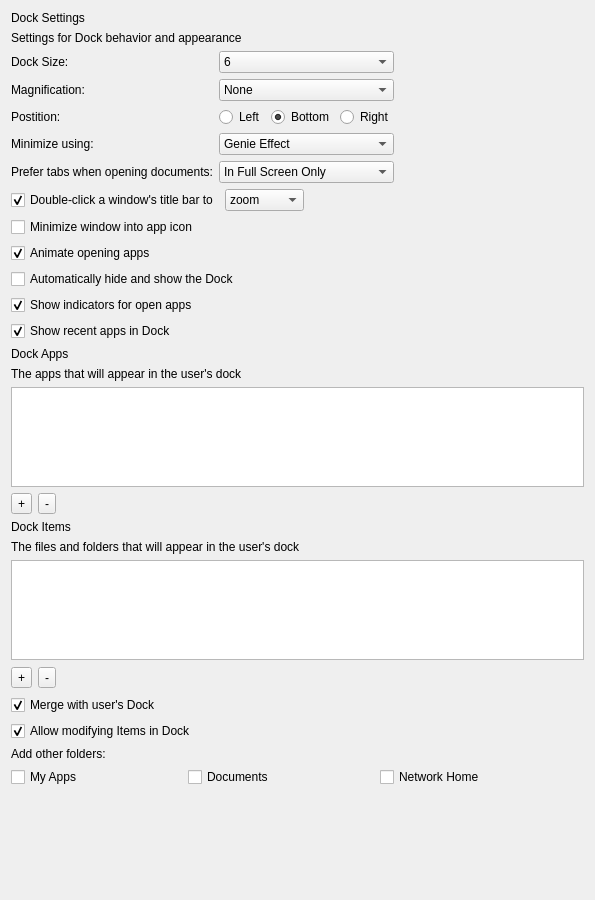
<?xml version="1.0" encoding="UTF-8"?>
<ui version="4.0">
 <class>DockDisplayForm</class>
 <widget class="QWidget" name="DockDisplayForm">
  <property name="geometry">
   <rect>
    <x>0</x>
    <y>0</y>
    <width>595</width>
    <height>900</height>
   </rect>
  </property>
  <layout class="QVBoxLayout" name="verticalLayout">
   <item>
    <widget class="QLabel" name="label_6">
     <property name="text">
      <string>Dock Settings</string>
     </property>
    </widget>
   </item>
   <item>
    <widget class="QLabel" name="lTip">
     <property name="text">
      <string>Settings for Dock behavior and appearance</string>
     </property>
    </widget>
   </item>
   <item>
    <layout class="QHBoxLayout" name="horizontalLayout_7">
     <item>
      <layout class="QFormLayout" name="formLayout">
       <item row="0" column="0">
        <widget class="QLabel" name="labelDockSize">
         <property name="sizePolicy">
          <sizepolicy hsizetype="Preferred" vsizetype="MinimumExpanding">
           <horstretch>0</horstretch>
           <verstretch>0</verstretch>
          </sizepolicy>
         </property>
         <property name="text">
          <string>Dock Size:</string>
         </property>
        </widget>
       </item>
       <item row="2" column="0">
        <widget class="QLabel" name="labelPosition">
         <property name="text">
          <string>Postition:</string>
         </property>
        </widget>
       </item>
       <item row="2" column="1">
        <layout class="QHBoxLayout" name="horizontalLayout_2">
         <item>
          <widget class="QRadioButton" name="leftRadioButton">
           <property name="layoutDirection">
            <enum>Qt::LeftToRight</enum>
           </property>
           <property name="text">
            <string>Left</string>
           </property>
          </widget>
         </item>
         <item>
          <widget class="QRadioButton" name="bottomRadioButton">
           <property name="text">
            <string>Bottom</string>
           </property>
           <property name="checked">
            <bool>true</bool>
           </property>
          </widget>
         </item>
         <item>
          <widget class="QRadioButton" name="rightRadioButton">
           <property name="text">
            <string>Right</string>
           </property>
          </widget>
         </item>
        </layout>
       </item>
       <item row="3" column="0">
        <widget class="QLabel" name="label_4">
         <property name="text">
          <string>Minimize using:</string>
         </property>
        </widget>
       </item>
       <item row="3" column="1">
        <widget class="QComboBox" name="minimizeComboBox">
         <property name="minimumSize">
          <size>
           <width>120</width>
           <height>0</height>
          </size>
         </property>
         <item>
          <property name="text">
           <string>Genie Effect</string>
          </property>
         </item>
         <item>
          <property name="text">
           <string>Scale Effect</string>
          </property>
         </item>
        </widget>
       </item>
       <item row="4" column="0">
        <widget class="QLabel" name="labelPreferTabs">
         <property name="text">
          <string>Prefer tabs when opening documents:</string>
         </property>
        </widget>
       </item>
       <item row="4" column="1">
        <widget class="QComboBox" name="windowTabbingComboBox">
         <property name="minimumSize">
          <size>
           <width>120</width>
           <height>0</height>
          </size>
         </property>
         <property name="currentIndex">
          <number>1</number>
         </property>
         <item>
          <property name="text">
           <string>Always</string>
          </property>
         </item>
         <item>
          <property name="text">
           <string>In Full Screen Only</string>
          </property>
         </item>
         <item>
          <property name="text">
           <string>Manually</string>
          </property>
         </item>
        </widget>
       </item>
       <item row="0" column="1">
        <widget class="QComboBox" name="tileSizeComboBox">
         <property name="currentIndex">
          <number>5</number>
         </property>
         <item>
          <property name="text">
           <string>1</string>
          </property>
         </item>
         <item>
          <property name="text">
           <string>2</string>
          </property>
         </item>
         <item>
          <property name="text">
           <string>3</string>
          </property>
         </item>
         <item>
          <property name="text">
           <string>4</string>
          </property>
         </item>
         <item>
          <property name="text">
           <string>5</string>
          </property>
         </item>
         <item>
          <property name="text">
           <string>6</string>
          </property>
         </item>
         <item>
          <property name="text">
           <string>7</string>
          </property>
         </item>
         <item>
          <property name="text">
           <string>8</string>
          </property>
         </item>
         <item>
          <property name="text">
           <string>9</string>
          </property>
         </item>
         <item>
          <property name="text">
           <string>10</string>
          </property>
         </item>
        </widget>
       </item>
       <item row="1" column="0">
        <widget class="QLabel" name="labelMagnification">
         <property name="text">
          <string>Magnification: </string>
         </property>
        </widget>
       </item>
       <item row="1" column="1">
        <widget class="QComboBox" name="magnificationComboBox">
         <item>
          <property name="text">
           <string>None</string>
          </property>
         </item>
         <item>
          <property name="text">
           <string>1</string>
          </property>
         </item>
         <item>
          <property name="text">
           <string>2</string>
          </property>
         </item>
         <item>
          <property name="text">
           <string>3</string>
          </property>
         </item>
         <item>
          <property name="text">
           <string>4</string>
          </property>
         </item>
         <item>
          <property name="text">
           <string>5</string>
          </property>
         </item>
         <item>
          <property name="text">
           <string>6</string>
          </property>
         </item>
         <item>
          <property name="text">
           <string>7</string>
          </property>
         </item>
         <item>
          <property name="text">
           <string>8</string>
          </property>
         </item>
         <item>
          <property name="text">
           <string>9</string>
          </property>
         </item>
         <item>
          <property name="text">
           <string>10</string>
          </property>
         </item>
        </widget>
       </item>
      </layout>
     </item>
     <item>
      <spacer name="horizontalSpacer_4">
       <property name="orientation">
        <enum>Qt::Horizontal</enum>
       </property>
       <property name="sizeHint" stdset="0">
        <size>
         <width>5</width>
         <height>20</height>
        </size>
       </property>
      </spacer>
     </item>
    </layout>
   </item>
   <item>
    <layout class="QHBoxLayout" name="horizontalLayout_8">
     <property name="topMargin">
      <number>0</number>
     </property>
     <item>
      <widget class="QCheckBox" name="dblClickBehaviorCheckBox">
       <property name="text">
        <string>Double-click a window's title bar to</string>
       </property>
       <property name="checked">
        <bool>true</bool>
       </property>
      </widget>
     </item>
     <item>
      <widget class="QComboBox" name="dblClickBehaviorComboBox">
       <property name="currentIndex">
        <number>1</number>
       </property>
       <item>
        <property name="text">
         <string>minimize</string>
        </property>
       </item>
       <item>
        <property name="text">
         <string>zoom</string>
        </property>
       </item>
      </widget>
     </item>
     <item>
      <spacer name="horizontalSpacerDblClick">
       <property name="orientation">
        <enum>Qt::Horizontal</enum>
       </property>
       <property name="sizeHint" stdset="0">
        <size>
         <width>40</width>
         <height>20</height>
        </size>
       </property>
      </spacer>
     </item>
    </layout>
   </item>
   <item>
    <widget class="QCheckBox" name="minimizeWindowCheckBox">
     <property name="text">
      <string>Minimize window into app icon</string>
     </property>
    </widget>
   </item>
   <item>
    <widget class="QCheckBox" name="animateApplicationsCheckBox">
     <property name="text">
      <string>Animate opening apps</string>
     </property>
     <property name="checked">
      <bool>true</bool>
     </property>
    </widget>
   </item>
   <item>
    <widget class="QCheckBox" name="autoHideCheckBox">
     <property name="sizePolicy">
      <sizepolicy hsizetype="Fixed" vsizetype="Fixed">
       <horstretch>0</horstretch>
       <verstretch>0</verstretch>
      </sizepolicy>
     </property>
     <property name="text">
      <string>Automatically hide and show the Dock</string>
     </property>
    </widget>
   </item>
   <item>
    <widget class="QCheckBox" name="showIndicatorCheckBox">
     <property name="text">
      <string>Show indicators for open apps</string>
     </property>
     <property name="checked">
      <bool>true</bool>
     </property>
    </widget>
   </item>
   <item>
    <widget class="QCheckBox" name="showRecentAppsCheckBox">
     <property name="text">
      <string>Show recent apps in Dock</string>
     </property>
     <property name="checked">
      <bool>true</bool>
     </property>
    </widget>
   </item>
   <item>
    <widget class="QLabel" name="label_7">
     <property name="text">
      <string>Dock Apps</string>
     </property>
    </widget>
   </item>
   <item>
    <widget class="QLabel" name="lTip_2">
     <property name="text">
      <string>The apps that will appear in the user's dock</string>
     </property>
    </widget>
   </item>
   <item>
    <widget class="QListWidget" name="appList">
     <property name="sizePolicy">
      <sizepolicy hsizetype="MinimumExpanding" vsizetype="Minimum">
       <horstretch>0</horstretch>
       <verstretch>0</verstretch>
      </sizepolicy>
     </property>
     <property name="maximumSize">
      <size>
       <width>16667</width>
       <height>100</height>
      </size>
     </property>
     <property name="dragDropMode">
      <enum>QAbstractItemView::InternalMove</enum>
     </property>
    </widget>
   </item>
   <item>
    <layout class="QHBoxLayout" name="horizontalLayout">
     <item>
      <widget class="QToolButton" name="appPlusButton">
       <property name="sizePolicy">
        <sizepolicy hsizetype="Fixed" vsizetype="Fixed">
         <horstretch>23</horstretch>
         <verstretch>23</verstretch>
        </sizepolicy>
       </property>
       <property name="text">
        <string>+</string>
       </property>
      </widget>
     </item>
     <item>
      <widget class="QToolButton" name="appMinusButton">
       <property name="sizePolicy">
        <sizepolicy hsizetype="Fixed" vsizetype="Fixed">
         <horstretch>23</horstretch>
         <verstretch>23</verstretch>
        </sizepolicy>
       </property>
       <property name="text">
        <string>-</string>
       </property>
      </widget>
     </item>
     <item>
      <spacer name="horizontalSpacer_2">
       <property name="orientation">
        <enum>Qt::Horizontal</enum>
       </property>
       <property name="sizeHint" stdset="0">
        <size>
         <width>40</width>
         <height>20</height>
        </size>
       </property>
      </spacer>
     </item>
    </layout>
   </item>
   <item>
    <widget class="QLabel" name="label_8">
     <property name="text">
      <string>Dock Items</string>
     </property>
    </widget>
   </item>
   <item>
    <widget class="QLabel" name="lTip_3">
     <property name="text">
      <string>The files and folders that will appear in the user's dock</string>
     </property>
    </widget>
   </item>
   <item>
    <widget class="QListWidget" name="folderList">
     <property name="sizePolicy">
      <sizepolicy hsizetype="Expanding" vsizetype="Minimum">
       <horstretch>0</horstretch>
       <verstretch>0</verstretch>
      </sizepolicy>
     </property>
     <property name="maximumSize">
      <size>
       <width>16777215</width>
       <height>100</height>
      </size>
     </property>
     <property name="dragDropMode">
      <enum>QAbstractItemView::InternalMove</enum>
     </property>
    </widget>
   </item>
   <item>
    <layout class="QHBoxLayout" name="horizontalLayout_3">
     <property name="topMargin">
      <number>1</number>
     </property>
     <property name="bottomMargin">
      <number>1</number>
     </property>
     <item>
      <widget class="QToolButton" name="folderPlusButton">
       <property name="sizePolicy">
        <sizepolicy hsizetype="Fixed" vsizetype="Fixed">
         <horstretch>23</horstretch>
         <verstretch>23</verstretch>
        </sizepolicy>
       </property>
       <property name="text">
        <string>+</string>
       </property>
      </widget>
     </item>
     <item>
      <widget class="QToolButton" name="folderMinusButton">
       <property name="sizePolicy">
        <sizepolicy hsizetype="Fixed" vsizetype="Fixed">
         <horstretch>23</horstretch>
         <verstretch>23</verstretch>
        </sizepolicy>
       </property>
       <property name="text">
        <string>-</string>
       </property>
      </widget>
     </item>
     <item>
      <spacer name="horizontalSpacer_3">
       <property name="orientation">
        <enum>Qt::Horizontal</enum>
       </property>
       <property name="sizeHint" stdset="0">
        <size>
         <width>40</width>
         <height>20</height>
        </size>
       </property>
      </spacer>
     </item>
    </layout>
   </item>
   <item>
    <widget class="QCheckBox" name="mergeCheckbox">
     <property name="text">
      <string>Merge with user's Dock</string>
     </property>
     <property name="checked">
      <bool>true</bool>
     </property>
    </widget>
   </item>
   <item>
    <widget class="QCheckBox" name="allowModifyingItemsInDockCheckBox">
     <property name="text">
      <string>Allow modifying Items in Dock</string>
     </property>
     <property name="checked">
      <bool>true</bool>
     </property>
    </widget>
   </item>
   <item>
    <widget class="QLabel" name="label_10">
     <property name="text">
      <string>Add other folders:</string>
     </property>
    </widget>
   </item>
   <item>
    <layout class="QHBoxLayout" name="horizontalLayout_4">
     <item>
      <widget class="QCheckBox" name="myApplicationsCheckbox">
       <property name="sizePolicy">
        <sizepolicy hsizetype="Fixed" vsizetype="Fixed">
         <horstretch>0</horstretch>
         <verstretch>0</verstretch>
        </sizepolicy>
       </property>
       <property name="text">
        <string>My Apps  </string>
       </property>
      </widget>
     </item>
     <item>
      <spacer name="horizontalSpacer">
       <property name="orientation">
        <enum>Qt::Horizontal</enum>
       </property>
       <property name="sizeType">
        <enum>QSizePolicy::Expanding</enum>
       </property>
       <property name="sizeHint" stdset="0">
        <size>
         <width>10</width>
         <height>20</height>
        </size>
       </property>
      </spacer>
     </item>
     <item>
      <widget class="QCheckBox" name="documentsCheckbox">
       <property name="sizePolicy">
        <sizepolicy hsizetype="Fixed" vsizetype="Fixed">
         <horstretch>0</horstretch>
         <verstretch>0</verstretch>
        </sizepolicy>
       </property>
       <property name="text">
        <string>Documents  </string>
       </property>
      </widget>
     </item>
     <item>
      <spacer name="horizontalSpacerDocuments">
       <property name="orientation">
        <enum>Qt::Horizontal</enum>
       </property>
       <property name="sizeHint" stdset="0">
        <size>
         <width>40</width>
         <height>20</height>
        </size>
       </property>
      </spacer>
     </item>
     <item>
      <widget class="QCheckBox" name="networkHomeCheckbox">
       <property name="sizePolicy">
        <sizepolicy hsizetype="Fixed" vsizetype="Fixed">
         <horstretch>0</horstretch>
         <verstretch>0</verstretch>
        </sizepolicy>
       </property>
       <property name="text">
        <string>Network Home  </string>
       </property>
      </widget>
     </item>
     <item>
      <spacer name="horizontalSpacer_5">
       <property name="orientation">
        <enum>Qt::Horizontal</enum>
       </property>
       <property name="sizeHint" stdset="0">
        <size>
         <width>40</width>
         <height>20</height>
        </size>
       </property>
      </spacer>
     </item>
    </layout>
   </item>
   <item>
    <spacer name="verticalSpacer_3">
     <property name="orientation">
      <enum>Qt::Vertical</enum>
     </property>
     <property name="sizeHint" stdset="0">
      <size>
       <width>20</width>
       <height>40</height>
      </size>
     </property>
    </spacer>
   </item>
  </layout>
 </widget>
 <tabstops>
  <tabstop>leftRadioButton</tabstop>
  <tabstop>bottomRadioButton</tabstop>
  <tabstop>rightRadioButton</tabstop>
  <tabstop>minimizeComboBox</tabstop>
  <tabstop>windowTabbingComboBox</tabstop>
  <tabstop>dblClickBehaviorCheckBox</tabstop>
  <tabstop>dblClickBehaviorComboBox</tabstop>
  <tabstop>minimizeWindowCheckBox</tabstop>
  <tabstop>animateApplicationsCheckBox</tabstop>
  <tabstop>autoHideCheckBox</tabstop>
  <tabstop>showIndicatorCheckBox</tabstop>
  <tabstop>showRecentAppsCheckBox</tabstop>
  <tabstop>appList</tabstop>
  <tabstop>appPlusButton</tabstop>
  <tabstop>appMinusButton</tabstop>
  <tabstop>folderList</tabstop>
  <tabstop>folderPlusButton</tabstop>
  <tabstop>folderMinusButton</tabstop>
  <tabstop>mergeCheckbox</tabstop>
  <tabstop>allowModifyingItemsInDockCheckBox</tabstop>
  <tabstop>myApplicationsCheckbox</tabstop>
  <tabstop>documentsCheckbox</tabstop>
  <tabstop>networkHomeCheckbox</tabstop>
 </tabstops>
 <resources/>
 <connections/>
</ui>
